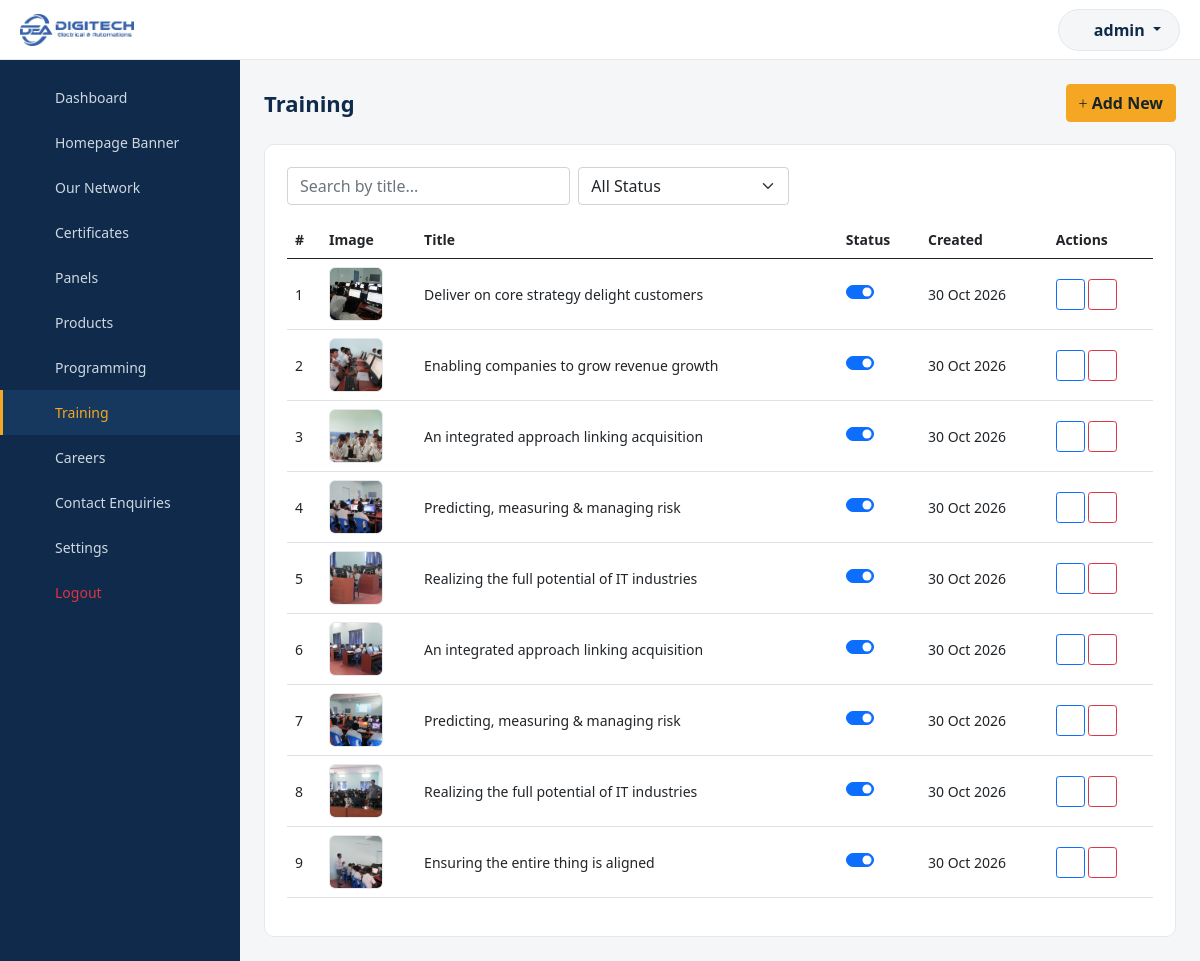
Page /ktgadmin/training/index.php (signed in) on the committed database.
### tables this page shows
CREATE TABLE `tbl_training` (
  `id` INT UNSIGNED NOT NULL AUTO_INCREMENT,
  `slug` VARCHAR(150) NOT NULL,
  `title` VARCHAR(255) NOT NULL,
  `image` VARCHAR(255) NOT NULL,
  `description` TEXT NOT NULL,
  `display_order` INT NOT NULL DEFAULT 0,
  `status` TINYINT(1) NOT NULL DEFAULT 1,
  `created_at` DATETIME NOT NULL,
  `updated_at` DATETIME NOT NULL,
  PRIMARY KEY (`id`),
  UNIQUE KEY `uq_training_slug` (`slug`)
);

### ktgadmin/includes/functions.php (called while the page is built, shortened)
<?php
function clean($str)
{
    return htmlspecialchars(trim((string) $str), ENT_QUOTES, 'UTF-8');
}
function upload_url($relativePath)
{
    return UPLOAD_URL . '/' . ltrim($relativePath, '/');
}

### ktgadmin/training/index.php (the view, shortened to what this page needs)
<?php
require_once __DIR__ . '/../includes/db.php';
require_once __DIR__ . '/../includes/functions.php';
$q = trim($_GET['q'] ?? '');
$where = [];
$whereSql = $where ? ('WHERE ' . implode(' AND ', $where)) : '';
$stmt = mysqli_prepare($conn, "SELECT * FROM tbl_training $whereSql ORDER BY display_order ASC, id DESC");
mysqli_stmt_execute($stmt);
$rows = mysqli_stmt_get_result($stmt);
require_once __DIR__ . '/../includes/header.php';
require_once __DIR__ . '/../includes/sidebar.php';
?>
<div class="page-header">
    <h1>Training</h1>
    <a href="add.php" class="btn btn-admin-primary"><i class="fa-light fa-plus"></i> Add New</a>
</div>
<div class="admin-card">
    <form method="get" class="row g-2 mb-3">
        <div class="col-md-4"><input type="text" name="q" class="form-control filter-search" placeholder="Search by title..." value="<?php echo clean($q); ?>"></div>
        <div class="col-md-3">
            <select name="status" class="form-select filter-select">
                <option value="">All Status</option>
            </select>
        </div>
    </form>
    <div class="table-responsive">
        <table class="table align-middle">
            <thead><tr><th>#</th><th>Image</th><th>Title</th><th>Status</th><th>Created</th><th>Actions</th></tr></thead>
            <tbody>
                <?php if (mysqli_num_rows($rows) === 0): ?>
                <tr><td colspan="6" class="text-center text-muted py-4">No training items found.</td></tr>
                <?php else: $i = 1; while ($row = mysqli_fetch_assoc($rows)): ?>
                <tr>
                    <td><?php echo $i++; ?></td>
                    <td><img src="<?php echo upload_url($row['image']); ?>" class="table-thumb" alt="<?php echo clean($row['title']); ?>"></td>
                    <td><?php echo clean($row['title']); ?></td>
                    <td>
                        <div class="form-check form-switch">
                            <input type="checkbox" class="form-check-input status-toggle" data-url="../ajax/training.php" data-id="<?php echo $row['id']; ?>" <?php echo $row['status'] ? 'checked' : ''; ?>>
                        </div>
                    </td>
                    <td><?php echo date('d M Y', strtotime($row['created_at'])); ?></td>
                    <td>
                        <a href="edit.php?id=<?php echo $row['id']; ?>" class="btn btn-sm btn-outline-primary"><i class="fa-light fa-pen"></i></a>
                        <button type="button" class="btn btn-sm btn-outline-danger btn-delete-ajax" data-url="../ajax/training.php" data-id="<?php echo $row['id']; ?>"><i class="fa-light fa-trash"></i></button>
                    </td>
                </tr>
                <?php endwhile; endif; ?>
            </tbody>
        </table>
    </div>
</div>
<?php require_once __DIR__ . '/../includes/footer.php'; ?>

### ktgadmin/css/admin.css (style rules this page uses)
:root { --admin-primary: #F5A623; --admin-dark: #0F2A4A; --admin-dark-2: #16385f; --admin-bg: #f4f6f8; --admin-border: #e5e9ec; }
* { box-sizing: border-box; }
body { background: var(--admin-bg); font-family: system-ui, -apple-system, "Segoe UI", Roboto, sans-serif; font-size: 14px; color: #23303d; margin: 0; }
a { text-decoration: none; }
.page-header { display: flex; align-items: center; justify-content: space-between; flex-wrap: wrap; gap: 12px; margin-bottom: 22px; }
.page-header h1 { font-size: 22px; margin: 0; color: var(--admin-dark); font-weight: 700; }
.admin-card { background: #fff; border-radius: 10px; border: 1px solid var(--admin-border); padding: 22px; }
.table-thumb { width: 54px; height: 54px; object-fit: cover; border-radius: 6px; border: 1px solid var(--admin-border); }
.btn-admin-primary { background: var(--admin-primary); border-color: var(--admin-primary); color: #17252b; font-weight: 600; }
.status-toggle { cursor: pointer; }

### rows in the picture
tbl_training: image (picture), title "Deliver on core strategy delight customers", status "☑", created_at "30 Oct 2026"
tbl_training: image (picture), title "Enabling companies to grow revenue growth", status "☑", created_at "30 Oct 2026"
tbl_training: image (picture), title "An integrated approach linking acquisition", status "☑", created_at "30 Oct 2026"
tbl_training: image (picture), title "Predicting, measuring & managing risk", status "☑", created_at "30 Oct 2026"
tbl_training: image (picture), title "Realizing the full potential of IT industries", status "☑", created_at "30 Oct 2026"
tbl_training: image (picture), title "An integrated approach linking acquisition", status "☑", created_at "30 Oct 2026"
tbl_training: image (picture), title "Predicting, measuring & managing risk", status "☑", created_at "30 Oct 2026"
tbl_training: image (picture), title "Realizing the full potential of IT industries", status "☑", created_at "30 Oct 2026"
tbl_training: image (picture), title "Ensuring the entire thing is aligned", status "☑", created_at "30 Oct 2026"

### other values in the picture
$adminUsername "admin"
$navItem['label'] "Dashboard"
$navItem['label'] "Homepage Banner"
$navItem['label'] "Our Network"
$navItem['label'] "Certificates"
$navItem['label'] "Panels"
$navItem['label'] "Products"
$navItem['label'] "Programming"
$navItem['label'] "Training"
$navItem['label'] "Careers"
$navItem['label'] "Contact Enquiries"
$navItem['label'] "Settings"
